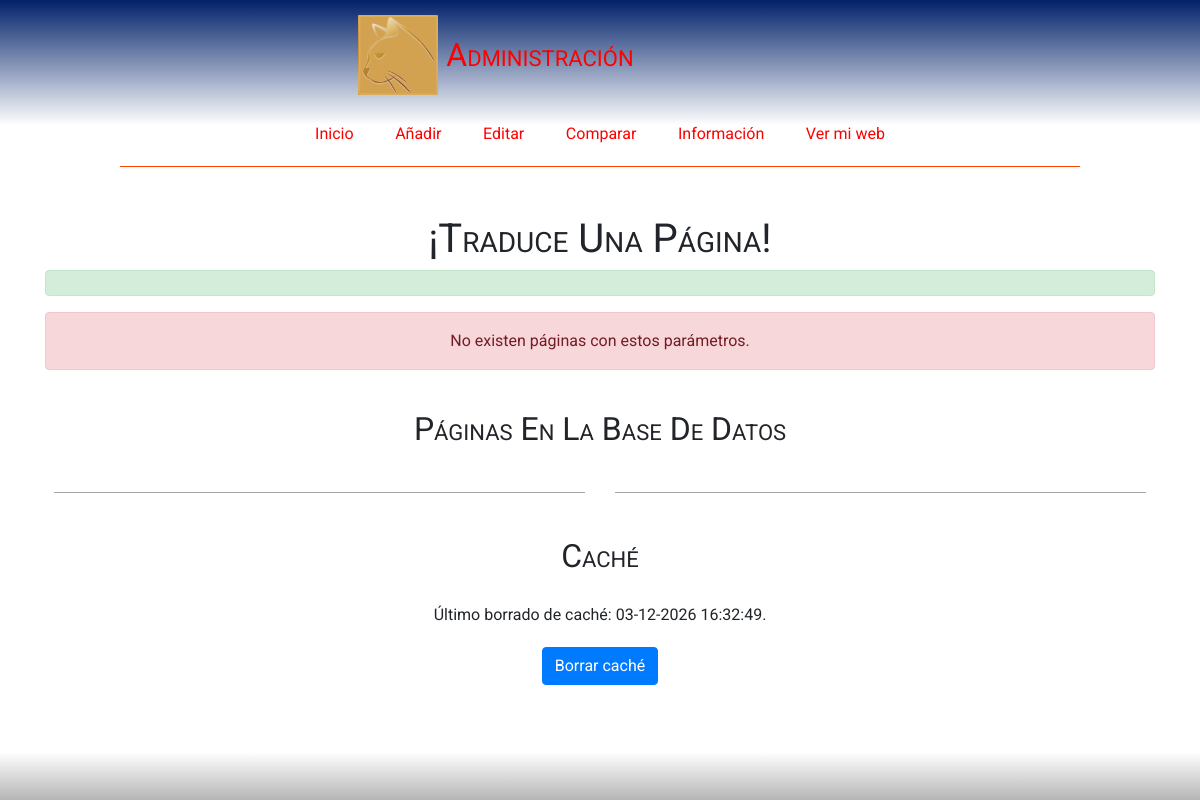
Page /tm_admin/info.php on the earlier database version.
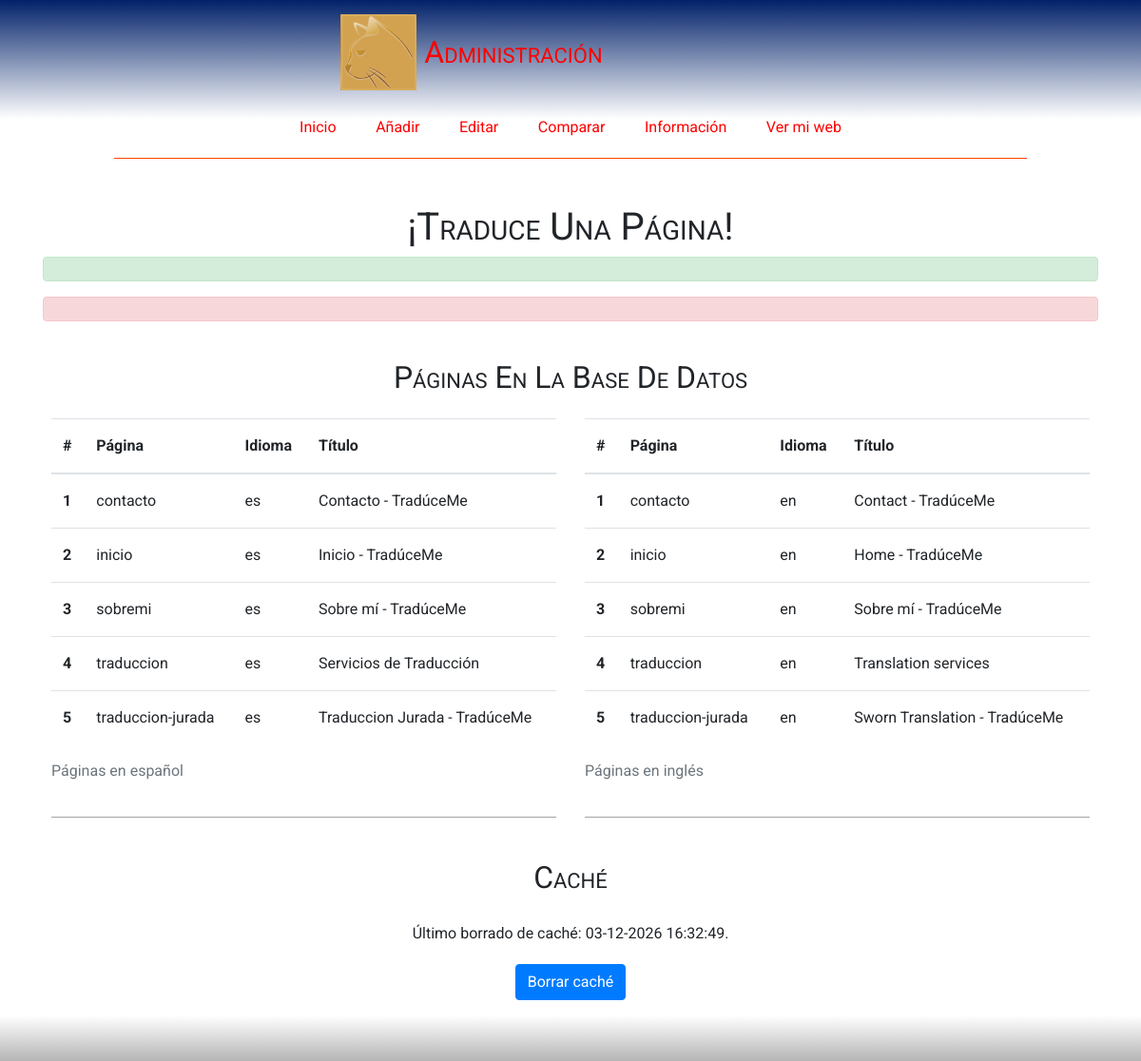
Same page on the later database version.
### tables this page shows
CREATE TABLE `tm_pages` (
  `page_name` varchar(40) NOT NULL,
  `lang` varchar(2) NOT NULL,
  `title` varchar(70) NOT NULL,
  `content` longtext NOT NULL
);

### model/db/traduceme/conexion.php (called while the page is built, shortened)
<?php
class Conexion
{
    public function __construct()
    {
        $this->conn = new mysqli(BD_HOST, BD_USER, BD_PW, BD_NAME);
    }
}
class Consulta extends Conexion
{
    private function anyRowAffected()
    {
        if ($this->conn->affected_rows < 1)
            return false;
        return true;
    }
    public function getPaginas($page_name = null, $lang = null)
    {
        if ($page_name != null) {
            if ($lang != null)
                $select = "SELECT * FROM tm_pages WHERE page_name = '$page_name' and lang = '$lang' ORDER BY page_name, lang ;";
            else
                $select = "SELECT * FROM tm_pages WHERE page_name = '$page_name' ORDER BY page_name, lang ;";
        } elseif ($lang != null) {
            $select = "SELECT * FROM tm_pages WHERE lang = '$lang' ORDER BY page_name, lang ;";
        } else {
            $select = "SELECT * FROM tm_pages ORDER BY page_name, lang ;";
        }
        $resultados = $this->conn->query($select);
        if (!$this->anyRowAffected())
            throw new NoExistenRegistrosException("No existen páginas con estos parámetros. ");
        return $resultados->fetch_all(MYSQLI_ASSOC);
    }
}

### tm_admin/adminFunctions.php (the view, shortened to what this page needs)
<?php
function tabularMatrizN($matrizDatos, $arrayCabeceras = null, $clase = '', $caption = '')
{
    $tabla = "<table class='$clase'>
                <caption>$caption</caption>
                <thead>";
    if (is_array($arrayCabeceras)) {
        $maxCols = count($arrayCabeceras);
        $tabla .=  "<tr>";
        $tabla .=  "<th>#</th>";
        foreach ($arrayCabeceras as $th) {
            $tabla .=  "<th>$th</th>";
        }
        $tabla .=  "<tr>";
    }
    $tabla .= "</thead><tbody>";
    $row = 1;
    foreach ($matrizDatos as $fila) {
        $tabla .=  '<tr><th>' . $row++ . '</th>';
        $col = 0;
        foreach ($fila as $celda) {
            if ($maxCols <= $col) {
                break;
            }
            $col++;
            $tabla .=  "<td>" . $celda . "</td>";
        }
        $tabla .=  '</tr>';
    }
    $tabla .=  "</tbody></table>";
    return $tabla;
}

### tm_admin/info.php (shortened to what this page needs)
<?php
require_once 'adminFunctions.php';
require_once '../model/form_control.php';
require_once '../model/db/traduceme/conexion.php';
$tituloPaginaAdmin = "¡Traduce una página!";
$errores = '';
$mensajeExito = '';
try {
    $conn = new Consulta();
    $paginasES = $conn->getPaginas('', 'es');
    $paginasEN = $conn->getPaginas('', 'en');
    $tablaES = tabularMatrizN($paginasES, ['Página', 'Idioma', 'Título',], 'table caption-top', 'Páginas en español');
    $tablaEN = tabularMatrizN($paginasEN, ['Página', 'Idioma', 'Título',], 'table caption-top', 'Páginas en inglés');
} catch (BDException $e) {
    $errores .= "<p class='m-0'>" . $e->getMessage() . "</p>";
} catch (Exception $e) {
    $errores .= "<p class='m-0'>" . $e->getMessage() . "</p>";
}
$rutaCache = '../cache/pages';
if (file_exists($rutaCache))
    $fechaCache = date("d-m-Y H:i:s", filectime($rutaCache));
else
    $fechaCache = 'NO DATA';
?>
<!DOCTYPE html>
<html lang="es">
<head>
</head>
<?php
include('_partials/cabecera.php');
?>
<div class="container">
    <div class="alert alert-success" role="alert"><?php echo $mensajeExito ?></div>
    <div class="alert alert-danger" role="alert"><?php echo $errores ?></div>
</div>
<div class="container p-4">
    <h2 class="mb-4">Páginas en la base de datos</h2>
    <div class="row text-left">
        <div class="col-xs-12 col-md-6">
            <?php echo $tablaES ?>
            <hr class="clasic">
        </div>
        <div class="col-xs-12 col-md-6 ">
            <?php echo $tablaEN ?>
            <hr class="clasic">
        </div>
    </div>
</div>
<div class="container">
    <h2 class="mb-4 ">Caché</h2>
    <p>
        Último borrado de caché: <?php echo $fechaCache ?>.
    </p>
    <form method="post" action="">
        <div class="form-group center">
            <button name="noCache" type="submit" class="btn btn-primary">Borrar caché</button>
        </div>
    </form>
</div>
</main>
<?php
include('_partials/pie.php');
?>

### tm_admin/_partials/cabecera.php (shortened to what this page needs)
<link rel="stylesheet" href="https://stackpath.bootstrapcdn.com/bootstrap/4.5.2/css/bootstrap.min.css">
<link rel="stylesheet" href="../assets/css/estructura.css">
</head>
<body id="<?php echo $id_admin_page ?>">
    <header>
        <div id="logoYTitulo">
            <a href="."> <img src="../img/logo.png" alt="logo" id="logoCabecera" class="logo">
            </a>
            <a href=".">
                <p id="tituloWeb" class="m-0">Administración</p>
            </a>
        </div>
        <ul id="menu">
            <li> <a href="cuidado.php">Inicio</a></li>
            <li> <a href="añadir.php">Añadir</a></li>
            <li> <a href="editar.php">Editar</a></li>
            <li> <a href="comparar.php">Comparar</a></li>
            <li> <a href="info.php">Información</a></li>
            <li> <a href=".." target="_blank">Ver mi web</a></li>
        </ul>
    </header>
    <main class="mt-4 pt-4 center">
        <div class="container">
            <h1><?php echo $tituloPaginaAdmin ?></h1>
        </div>

### tm_admin/_partials/pie.php (shortened to what this page needs)
<footer class="container-fluid center p-4">
</footer>
</body>
</html>

### assets/css/estructura.css (style rules this page uses)
* { font-family: 'Roboto', 'Lucida Sans', 'Lucida Sans Regular', 'Lucida Grande', 'Lucida Sans Unicode', Geneva, Verdana, sans-serif }
* { padding: 0; margin: 0; }
html { overflow-y: scroll visible; overflow-x: scroll visible; }
html, body { width: 100%; height: 100%; max-width: 100%; font-size: 16px; line-height: 2rem; }
body { -ms-overflow-style: none; scrollbar-width: none; }
h1, h2, h3, h4, h5, h6, .heading, #tituloWeb { line-height: normal; font-weight: normal; text-transform: capitalize; font-variant: small-caps; }
#tituloWeb { font-size: 2rem; }
hr { display: block; }
hr, hr.margarita { height: 200px; background: url(../../img/libroflorllave.jpg) fixed 100% 100%; background-size: cover; background-position: absolute; background-repeat: no-repeat; }
hr.clasic { height: 0px; border-top: 1px solid rgb(165, 165, 165); margin-top: 20px; margin-bottom: 20px; }
ul { padding-left: 0; }
.center { text-align: center; }
img { height: auto; width: auto; max-width: 100%; margin: 0; padding: 0; border: none; }
form, fieldset, legend { margin: 0; padding: 0; border: none; }
label, input, textarea, select, button { display: block; resize: none; outline: none; color: inherit; font-size: inherit; font-family: inherit; }
a { color: blue; text-decoration: none; }
body { display: grid; grid-template-columns: 1fr; grid-template-rows: min-content min-content min-content auto min-content min-content; grid-template-areas: 'cabecera''menú''migas''cuerpo''aside''pie'; }
header { grid-area: cabecera; background-color: white; align-items: center; width: 100%; height: min-content; display: flex; flex-wrap: wrap; flex-direction: column; justify-content: space-between; align-items: center; height: min-content; border-bottom: 1px solid #f40; }
header a { color: red; }
#logoYTitulo { width: 100%; display: flex; flex-direction: row-reverse; justify-content: space-between; align-items: center; }
#logoCabecera { height: 5rem; width: 5rem; margin: 0.5rem; }
#menu { display: none; grid-area: menú; list-style: none; margin: 0; padding: 0; width: 100%; height: max-content; text-align: center; flex-direction: column; }
#menu li { box-sizing: content-box; height: min-content; border-top: 1px solid #f40; }
#menu a { display: block; padding-top: 1rem; padding-bottom: 1rem; text-decoration: none; }
main { grid-area: cuerpo; }
footer { background: linear-gradient(#fff, #B5B5B5); grid-area: pie; display: flex; flex-wrap: wrap-reverse; align-items: center; padding: 1rem calc(5% - 0.5rem) 0 calc(5% - 0.5rem); }
@media screen and (min-width: 630px) { #menu a { padding: 1rem 1.5rem; } }
@media screen and (min-width: 768px) { header { display: flex; flex-wrap: wrap; flex-direction: column; align-items: center; border-bottom: none; background: linear-gradient(#012169, #fff 75%); } }
@media screen and (min-width: 768px) { #logoYTitulo { width: max-content; display: flex; flex-direction: row; justify-items: flex-end; align-content: flex-end; margin-top: 7px; margin-right: 18%; } }
@media screen and (min-width: 768px) { #logoCabecera { margin-bottom: 7px; } }
@media screen and (min-width: 768px) { #menu { display: flex !important; grid-area: menú; list-style: none; margin: auto; padding: 0; width: max-content; height: max-content; text-align: center; flex-direction: row; width: 80%; justify-content: center; border-bottom: 1px solid #f40; } }
@media screen and (min-width: 768px) { #menu li { box-sizing: content-box; height: min-content; border: none; } }
@media screen and (min-width: 768px) { #menu a { padding: 1rem 1.3rem; } }
@media screen and (min-width: 768px) { #menu li:not(:last-child) { border-right: none; } }

Differences in the rows shown:
added tm_pages: page_name "contacto", lang "es", title "Contacto - TradúceMe"
added tm_pages: page_name "inicio", lang "es", title "Inicio - TradúceMe"
added tm_pages: page_name "sobremi", lang "es", title "Sobre mí - TradúceMe"
added tm_pages: page_name "traduccion", lang "es", title "Servicios de Traducción"
added tm_pages: page_name "traduccion-jurada", lang "es", title "Traduccion Jurada - TradúceMe"
added tm_pages: page_name "contacto", lang "en", title "Contact - TradúceMe"
added tm_pages: page_name "inicio", lang "en", title "Home - TradúceMe"
added tm_pages: page_name "sobremi", lang "en", title "Sobre mí - TradúceMe"
added tm_pages: page_name "traduccion", lang "en", title "Translation services"
added tm_pages: page_name "traduccion-jurada", lang "en", title "Sworn Translation - TradúceMe"
Other differences:
$caption: (not shown) → "Páginas en español Páginas en inglés"
$e->getMessage(): "No existen páginas con estos parámetros." → (not shown)
new list line: "Página"
new list line: "Idioma"
new list line: "Título"
